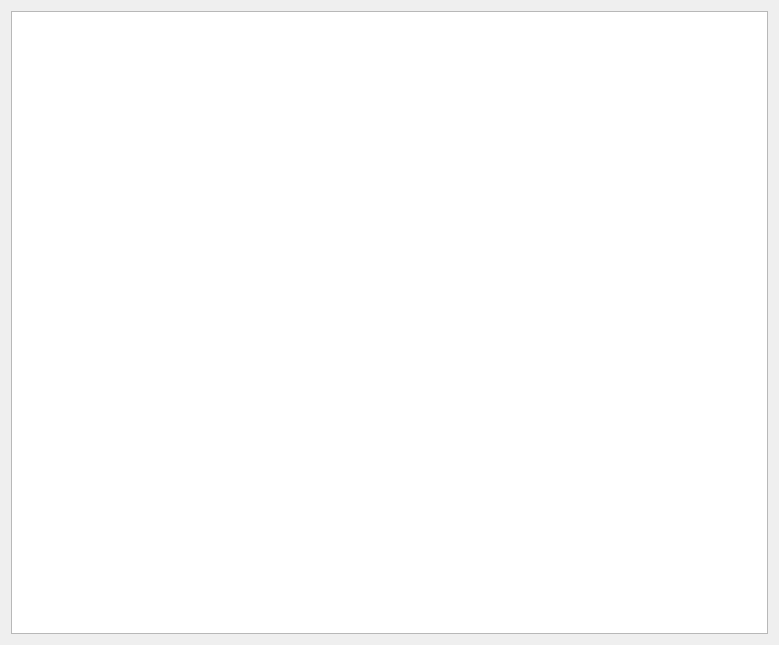
<?xml version="1.0" encoding="UTF-8"?>
<ui version="4.0">
 <class>GISCOJoinReport</class>
 <widget class="QDialog" name="GISCOJoinReport">
  <property name="geometry">
   <rect>
    <x>0</x>
    <y>0</y>
    <width>779</width>
    <height>645</height>
   </rect>
  </property>
  <property name="windowTitle">
   <string>Join report</string>
  </property>
  <layout class="QGridLayout" name="gridLayout">
   <item row="0" column="0">
    <widget class="QTableWidget" name="tableWidgetGISCOJoinReport">
     <property name="contextMenuPolicy">
      <enum>Qt::NoContextMenu</enum>
     </property>
     <property name="sizeAdjustPolicy">
      <enum>QAbstractScrollArea::AdjustToContentsOnFirstShow</enum>
     </property>
     <property name="sortingEnabled">
      <bool>true</bool>
     </property>
     <attribute name="horizontalHeaderShowSortIndicator" stdset="0">
      <bool>true</bool>
     </attribute>
     <attribute name="verticalHeaderShowSortIndicator" stdset="0">
      <bool>false</bool>
     </attribute>
    </widget>
   </item>
  </layout>
 </widget>
 <resources/>
 <connections/>
</ui>
